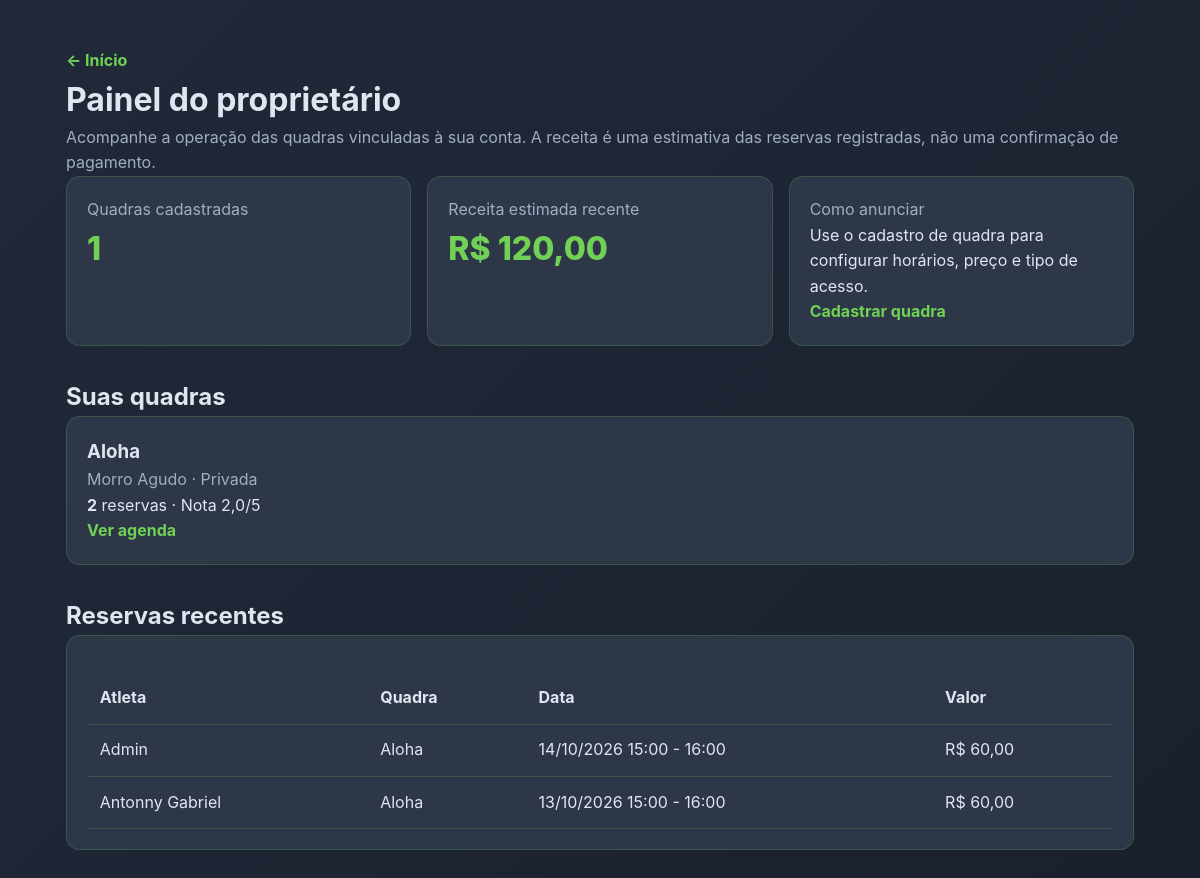
The app's page /painel-proprietario/ (signed in) with its own data.
### core/models.py (models this page shows, shortened)
class Quadra(models.Model):
    TIPO_CHOICES = [
        ('publica', 'Pública'),
        ('privada', 'Privada'),
    ]
    nome = models.CharField(max_length=200)
    descricao = models.TextField(blank=True, null=True)
    localizacao = models.CharField(max_length=255, blank=True, null=True)
    cidade = models.CharField(max_length=100, blank=True, null=True)
    estado = models.CharField(max_length=50, blank=True, null=True)
    esporte = models.CharField(max_length=200, blank=True, null=True)
    tipo = models.CharField(max_length=10, choices=TIPO_CHOICES, default='publica')
    proprietario = models.ForeignKey(
        Usuario, on_delete=models.SET_NULL, null=True, blank=True, related_name='quadras'
    )
    destaque = models.BooleanField(default=False)
    foto = models.CharField(max_length=500, blank=True, null=True)
    situacao = models.CharField(max_length=200, blank=True, default='Em boas condições')
    comentario_admin = models.TextField(blank=True)
    class Meta:
        db_table = 'quadras'
        verbose_name = 'Quadra'
        verbose_name_plural = 'Quadras'

class ReservaJogador(models.Model):
    STATUS_CHOICES = [
        ('pendente', 'Pendente de pagamento'),
        ('pago', 'Pago'),
    ]
    usuario = models.ForeignKey(Usuario, on_delete=models.CASCADE, related_name='reservas')
    horario = models.ForeignKey(Horario, on_delete=models.CASCADE, related_name='reservas')
    status = models.CharField(max_length=10, choices=STATUS_CHOICES, default='pendente')
    METODO_PAGAMENTO_CHOICES = [
        ('sistema', 'Pago pelo sistema'),
        ('caixa', 'Pagar no caixa'),
    ]
    metodo_pagamento = models.CharField(max_length=10, choices=METODO_PAGAMENTO_CHOICES, default='caixa')
    criada_em = models.DateTimeField(auto_now_add=True)
    pago_em = models.DateTimeField(blank=True, null=True)
    class Meta:
        db_table = 'reservas_jogadores'
        unique_together = ('usuario', 'horario')
        verbose_name = 'Reserva de Jogador'
        verbose_name_plural = 'Reservas de Jogadores'

class Usuario(AbstractBaseUser, PermissionsMixin):
    nome = models.CharField(max_length=150)
    cidade = models.CharField(max_length=100)
    email = models.EmailField(unique=True)
    is_active = models.BooleanField(default=True)
    is_staff = models.BooleanField(default=False)
    date_joined = models.DateTimeField(default=timezone.now)
    objects = UsuarioManager()
    USERNAME_FIELD = 'email'
    REQUIRED_FIELDS = ['nome', 'cidade']
    class Meta:
        db_table = 'usuarios'
        verbose_name = 'Usuário'
        verbose_name_plural = 'Usuários'

class Horario(models.Model):
    quadra = models.ForeignKey(Quadra, on_delete=models.CASCADE, related_name='horarios')
    data = models.DateField()
    hora_texto = models.CharField(max_length=50)
    max_jogadores = models.IntegerField(default=12)
    preco = models.DecimalField(max_digits=10, decimal_places=2, default=0)
    esporte_reservado = models.CharField(max_length=100, blank=True, null=True)
    responsavel_reserva = models.ForeignKey(
        Usuario, on_delete=models.SET_NULL, null=True, blank=True, related_name='horarios_reservados'
    )
    aceita_convidados = models.BooleanField(default=False)
    class Meta:
        db_table = 'horarios'
        verbose_name = 'Horário'
        verbose_name_plural = 'Horários'
        ordering = ['data', 'hora_texto']

### core/views.py (the view)
# urls.py: path('painel-proprietario/', views.painel_proprietario, name='painel_proprietario'),
@login_required(login_url='login')
def painel_proprietario(request):
    quadras = Quadra.objects.filter(proprietario=request.user).annotate(
        reservas_total=Count('horarios__reservas', distinct=True),
        nota_media=Avg('avaliacoes__nota'),
    ).order_by('nome')
    if not quadras.exists():
        messages.info(request, 'Sua conta ainda não está vinculada a nenhuma quadra.')
        return redirect('perfil')
    reservas_recentes = ReservaJogador.objects.filter(
        horario__quadra__in=quadras
    ).select_related('usuario', 'horario__quadra').order_by('-horario__data', '-horario__hora_texto')[:12]
    receita_estimada = sum(reserva.horario.preco for reserva in reservas_recentes)
    return render(request, 'painel_proprietario.html', {
        'quadras': quadras,
        'reservas_recentes': reservas_recentes,
        'receita_estimada': receita_estimada,
    })

### templates/painel_proprietario.html (shortened to what this page needs)
{% load static %}
<!doctype html>
<html lang="pt-BR">
<head>
  <title>Painel do proprietário | DGA Sports</title><link rel="stylesheet" href="{% static 'css/base.css' %}">
</head>
<body><main>
  <p><a class="link" href="{% url 'home' %}">← Início</a></p><h1>Painel do proprietário</h1><p class="meta">Acompanhe a operação das quadras vinculadas à sua conta. A receita é uma estimativa das reservas registradas, não uma confirmação de pagamento.</p>
  <section class="grid">
    <article class="card"><p class="meta">Quadras cadastradas</p><p class="numero">{{ quadras|length }}</p></article>
    <article class="card"><p class="meta">Receita estimada recente</p><p class="numero">R$ {{ receita_estimada|floatformat:2 }}</p></article>
    <article class="card"><p class="meta">Como anunciar</p><p>Use o cadastro de quadra para configurar horários, preço e tipo de acesso.</p>{% if user.is_staff %}<a class="link" href="{% url 'admin_cadastrar_quadra' %}">Cadastrar quadra</a>{% endif %}</article>
  </section>
  <h2 style="margin-top:2rem">Suas quadras</h2><section class="grid">{% for quadra in quadras %}<article class="card"><h3>{{ quadra.nome }}</h3><p class="meta">{{ quadra.cidade }} · {{ quadra.get_tipo_display }}</p><p><strong>{{ quadra.reservas_total }}</strong> reservas · Nota {{ quadra.nota_media|default:0|floatformat:1 }}/5</p><a class="link" href="{% url 'detalhes_quadra' quadra.id %}">Ver agenda</a></article>{% empty %}<article class="card">Nenhuma quadra vinculada à sua conta ainda.</article>{% endfor %}</section>
  <h2 style="margin-top:2rem">Reservas recentes</h2><article class="card"><table><thead><tr><th>Atleta</th><th>Quadra</th><th>Data</th><th>Valor</th></tr></thead><tbody>{% for reserva in reservas_recentes %}<tr><td>{{ reserva.usuario.nome }}</td><td>{{ reserva.horario.quadra.nome }}</td><td>{{ reserva.horario.data|date:'d/m/Y' }} {{ reserva.horario.hora_texto }}</td><td>R$ {{ reserva.horario.preco|floatformat:2 }}</td></tr>{% empty %}<tr><td colspan="4">Ainda não há reservas.</td></tr>{% endfor %}</tbody></table></article>
</main></body></html>

### static/css/base.css (style rules this page uses)
:root { --dark-bg: #1A202C; --dark-bg-start: #21293a; --dark-bg-end: #1A202C; --card-bg: #2D3748; --dark-card-bg: #2D3748; --text-primary: #e0e6f0; --text-secondary: #a0aec0; --text-light: #ffffff; --text-dark: #1A202C; --header-bg-transparent: rgba(26, 32, 44, 0.6); --primary-green: #70d155; --secondary-green: #1ab480; --primary-blue: #4A90E2; --border-color: rgba(112, 209, 85, 0.2); --accent-color: #00A3FF; --shadow-color: rgba(112, 209, 85, 0.2); --hover-bg: rgba(112, 209, 85, 0.15); --header-gradient: none; --hero-gradient: radial-gradient(ellipse at 50% -50%, rgba(112, 209, 85, 0.1), transparent 80%); --font-main: 'Inter', -apple-system, BlinkMacSystemFont, 'Segoe UI', Roboto, sans-serif; --font-secondary: 'Roboto', sans-serif; --font-social: 'Segoe UI', Arial, sans-serif; }
* { scrollbar-color: var(--secondary-green) var(--dark-bg); scrollbar-width: thin; }
* { margin: 0; padding: 0; box-sizing: border-box; }
body { font-family: var(--font-main); line-height: 1.6; color: var(--text-primary); background-color: var(--dark-bg); background-image: linear-gradient(135deg, var(--dark-bg-start) 0%, var(--dark-bg) 100%); background-attachment: fixed; transition: background-color 0.3s, color 0.3s; }

### templates/painel_proprietario.html (style rules this page uses)
main { max-width:1100px;margin:3rem auto;padding:0 1rem }
.grid { display:grid;grid-template-columns:repeat(auto-fit,minmax(230px,1fr));gap:1rem }
.card { background:var(--dark-card-bg);border:1px solid var(--border-color);border-radius:14px;padding:1.25rem }
.numero { font-size:2rem;font-weight:800;color:var(--primary-green) }
table { width:100%;border-collapse:collapse;margin-top:1rem }
td,th { padding:.8rem;text-align:left;border-bottom:1px solid var(--border-color) }
.meta { color:var(--text-secondary) }
.link { color:var(--primary-green);font-weight:700;text-decoration:none }

### records on screen
Quadra: nome "Aloha", cidade "Morro Agudo", tipo "Privada", reservas_total "2", nota_media "2,0"
ReservaJogador: usuario.nome "Admin", horario.quadra.nome "Aloha", horario.data "14/10/2026", horario.hora_texto "15:00 - 16:00", horario.preco "60,00"
ReservaJogador: usuario.nome "Antonny Gabriel", horario.quadra.nome "Aloha", horario.data "13/10/2026", horario.hora_texto "15:00 - 16:00", horario.preco "60,00"

### other values on screen
{{ quadras|length }} "1"
{{ receita_estimada|floatformat:2 }} "120,00"
